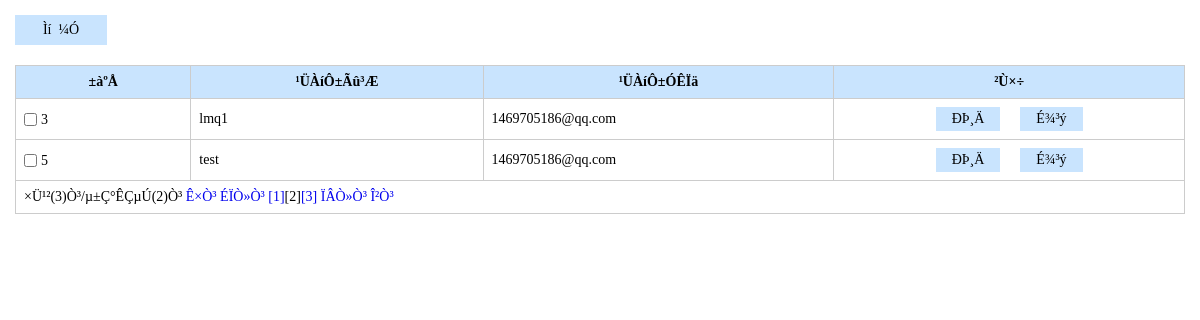
The app's page /ds02/admin/listAdmin.php?page=2 with its own data.
### tables this page shows
CREATE TABLE IF NOT EXISTS `food_admin` (
  `id` tinyint(3) unsigned NOT NULL AUTO_INCREMENT,
  `username` varchar(20) NOT NULL,
  `password` char(32) NOT NULL,
  `email` varchar(50) NOT NULL,
  PRIMARY KEY (`id`),
  UNIQUE KEY `username` (`username`)
);

### ds02/core/admin.inc.php (called while the page is built, shortened)
<?php
function getAdminByPage($pageSize=2){
    $sql="select * from food_admin";
    $totalRows=getResultNum($sql);
    $totalPage=ceil($totalRows/$pageSize);
    $page=$_REQUEST['page']?(int)$_REQUEST['page']:1;
    $offset=($page-1)*$pageSize;
    $sql="select id,username,email from food_admin limit {$offset},{$pageSize}";
    $rows=fetchAll($sql);
    return $rows;
}

### ds02/lib/mysql.func.php (called while the page is built, shortened)
<?php
function fetchAll($sql,$result_type=MYSQL_ASSOC){
	$result=mysql_query($sql);
	while(@$row=mysql_fetch_array($result,$result_type)){
		$rows[]=$row;
	}
	return $rows;
}
function getResultNum($sql){
	$result=mysql_query($sql);
	return mysql_num_rows($result);
}

### ds02/admin/listAdmin.php (the view, shortened to what this page needs)
<?php
require_once '../include.php';
$pageSize=2;
$rows=getAdminByPage($pageSize);
?>
<!doctype html>
<html>
<head>
<link rel="stylesheet" href="styles/backstage.css">
</head>
<body>
<div class="details">
                    <div class="details_operation clearfix">
                        <div class="bui_select">
                            <input type="button" value="Ìí&nbsp;&nbsp;¼Ó" class="add"  onclick="addAdmin()">
                        </div>
                    </div>
                    <table class="table" cellspacing="0" cellpadding="0">
                        <thead>
                            <tr>
                                <th width="15%">±àºÅ</th>
                                <th width="25%">¹ÜÀíÔ±Ãû³Æ</th>
                                <th width="30%">¹ÜÀíÔ±ÓÊÏä</th>
                                <th>²Ù×÷</th>
                            </tr>
                        </thead>
                        <tbody>
                        <?php  foreach ($rows as $row):?>
                            <tr>
                                <td><input type="checkbox" id="c1" class="check"><label for="c1" class="label"><?php echo $row['id'];?></label></td>
                                <td><?php echo $row['username'];?></td>
                                <td><?php echo $row['email'];?></td>
                                <td align="center"><input type="button" value="ÐÞ¸Ä" class="btn" onclick="editAdmin(<?php echo $row['id'];?>)"><input type="button" value="É¾³ý" class="btn" onclick="delAdmin(<?php echo $row['id'];?>)"></td>
                            </tr>
                            <?php  endforeach;?>
                            <?php if ($totalRows>$pageSize):?>
                            <tr>
                            	<td colspan="4"><?php echo showPage($page, $totalPage);?></td>
                            </tr>
                            <?php endif;?>
                        </tbody>
                    </table>
                </div>
</body>
</html>

### ds02/admin/styles/backstage.css (style rules this page uses)
* { margin: 0;padding: 0; }
input,select,textarea { outline: none;border: none; background: none; }
.clearfix:after, .clearfix:before { content: ""; display: table; }
.clearfix:after { clear: both; }
.clearfix { zoom:1; }
.details_operation { margin-bottom: 20px; }
.details { padding: 15px; font-family: "΢���ź�"; }
.bui_select { background-color: #c9e4fe; height: 30px; float: left; }
.add { width: 92px; height: 30px; font-family: "΢���ź�"; font-size: 14px; }
.table { border-collapse: collapse; width: 100%; font-size: 14px; }
.table th { background-color: #c9e4fe; }
.table th, .table td { border: solid 1px #ccc; padding: 8px; }
.label,.check { vertical-align: middle; }
.check { margin-right: 4px; }
.btn { padding: 4px 16px; background-color: #c9e4fe; margin: 0 10px;font-family: "΢���ź�"; font-size: 14px; }

### records on screen
food_admin: id "3", username "lmq1", email "1469705186@qq.com"
food_admin: id "5", username "test", email "1469705186@qq.com"

### other values on screen
showPage($page, $totalPage) "×Ü¹²(3)Ò³/µ±Ç°ÊÇµÚ(2)Ò³"
